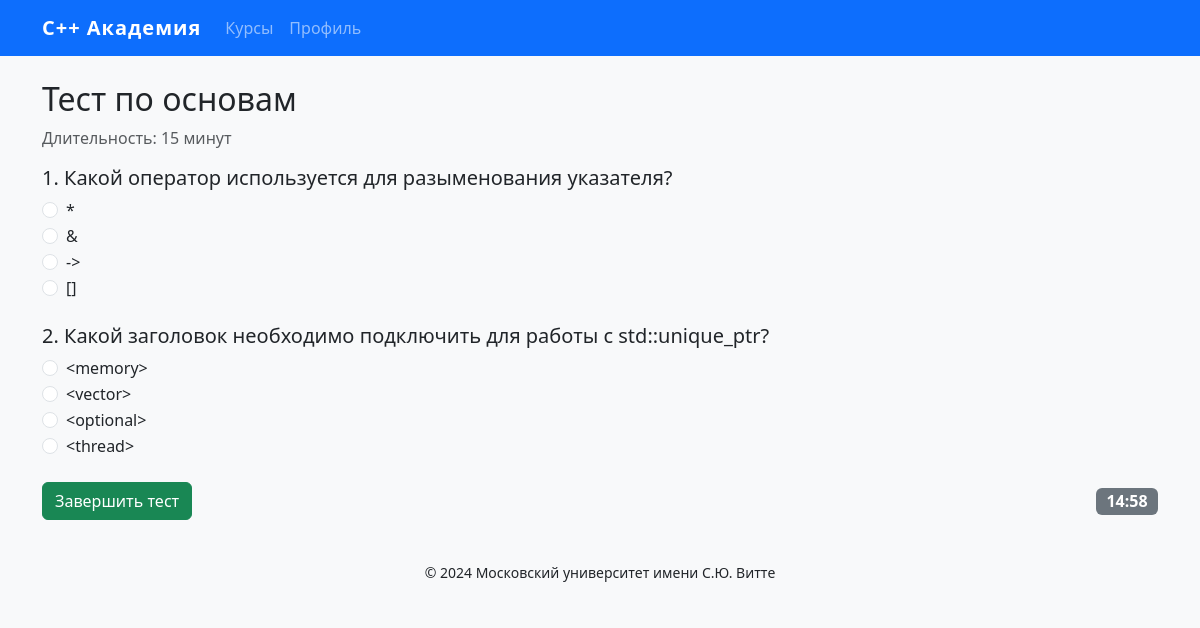
The app's page /quiz/1/ with its own data.
### app/models.py (models this page shows, shortened)
class Quiz(models.Model):
    course = models.ForeignKey(Course, on_delete=models.CASCADE, related_name="quizzes", verbose_name="Курс")
    title = models.CharField("Название теста", max_length=200)
    duration_minutes = models.PositiveIntegerField("Длительность", default=15)
    class Meta:
        verbose_name = "Тест"
        verbose_name_plural = "Тесты"

class Question(models.Model):
    quiz = models.ForeignKey(Quiz, on_delete=models.CASCADE, related_name="questions", verbose_name="Тест")
    text = models.TextField("Текст вопроса")
    class Meta:
        verbose_name = "Вопрос"
        verbose_name_plural = "Вопросы"

class Answer(models.Model):
    question = models.ForeignKey(Question, on_delete=models.CASCADE, related_name="answers", verbose_name="Вопрос")
    text = models.CharField("Текст ответа", max_length=255)
    is_correct = models.BooleanField("Правильный ответ", default=False)
    class Meta:
        verbose_name = "Ответ"
        verbose_name_plural = "Ответы"

### app/views.py (the view)
# urls.py: path("quiz/<int:quiz_id>/", views.quiz_view, name="quiz"),
def quiz_view(request: HttpRequest, quiz_id: int) -> HttpResponse:
    quiz = get_object_or_404(Quiz, pk=quiz_id)
    return render(request, "quiz.html", {"quiz": quiz})

### app/templates/quiz.html (shortened to what this page needs)
{% extends 'base.html' %}
{% load static %}
{% block content %}
<h2>{{ quiz.title }}</h2>
<p class="text-muted">Длительность: {{ quiz.duration_minutes }} минут</p>
<form method="post" action="{% url 'submit_quiz' quiz.pk %}" id="quiz-form">
    {% for question in quiz.questions.all %}
    <div class="mb-4">
        <h5>{{ forloop.counter }}. {{ question.text }}</h5>
        {% for answer in question.answers.all %}
        <div class="form-check">
            <input class="form-check-input" type="radio" name="question_{{ question.pk }}" id="answer_{{ answer.pk }}" value="{{ answer.pk }}">
            <label class="form-check-label" for="answer_{{ answer.pk }}">{{ answer.text }}</label>
        </div>
        {% endfor %}
    </div>
    {% endfor %}
    <div class="d-flex justify-content-between align-items-center">
        <button type="submit" class="btn btn-success">Завершить тест</button>
        <span id="timer" class="badge bg-secondary" data-minutes="{{ quiz.duration_minutes }}"></span>
    </div>
</form>
{% endblock %}

### app/templates/base.html (shortened to what this page needs)
<!DOCTYPE html>
{% load static %}
<html lang="ru">
<head>
    <link rel="stylesheet" href="https://cdn.jsdelivr.net/npm/bootstrap@5.3.2/dist/css/bootstrap.min.css">
    <link rel="stylesheet" href="{% static 'css/styles.css' %}">
</head>
<body>
<nav class="navbar navbar-expand-lg navbar-dark bg-primary">
    <div class="container">
        <a class="navbar-brand" href="{% url 'index' %}">C++ Академия</a>
        <div class="collapse navbar-collapse">
            <ul class="navbar-nav me-auto">
                <li class="nav-item"><a class="nav-link" href="{% url 'course_list' %}">Курсы</a></li>
                <li class="nav-item"><a class="nav-link" href="{% url 'profile' %}">Профиль</a></li>
            </ul>
        </div>
    </div>
</nav>
<main class="container py-4">
    {% block content %}{% endblock %}
</main>
<footer class="bg-light py-3">
    <div class="container text-center">
        <small>© 2024 Московский университет имени С.Ю. Витте</small>
    </div>
</footer>
</body>
</html>

### app/static/css/styles.css (style rules this page uses)
body { background-color: #f8f9fa; }
.navbar-brand { font-weight: bold; letter-spacing: 1px; }
#timer { font-size: 1rem; }

### records on screen
Quiz: title "Тест по основам", duration_minutes "15"
Question: text "Какой оператор используется для разыменования указателя?"
Answer: text "*"
Answer: text "&"
Answer: text "->"
Answer: text "[]"
Question: text "Какой заголовок необходимо подключить для работы с std::unique_ptr?"
Answer: text "<memory>"
Answer: text "<vector>"
Answer: text "<optional>"
Answer: text "<thread>"
